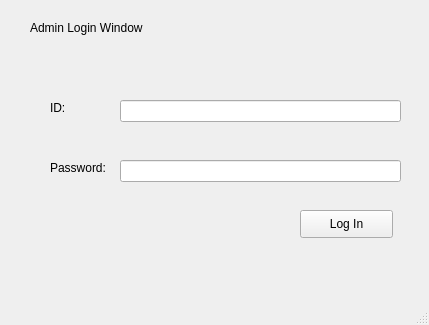
<?xml version="1.0" encoding="UTF-8"?>
<ui version="4.0">
 <class>MainWindow</class>
 <widget class="QMainWindow" name="MainWindow">
  <property name="geometry">
   <rect>
    <x>0</x>
    <y>0</y>
    <width>429</width>
    <height>325</height>
   </rect>
  </property>
  <property name="windowTitle">
   <string>MainWindow</string>
  </property>
  <widget class="QWidget" name="centralwidget">
   <widget class="QLabel" name="label_3">
    <property name="geometry">
     <rect>
      <x>30</x>
      <y>20</y>
      <width>161</width>
      <height>16</height>
     </rect>
    </property>
    <property name="text">
     <string>Admin Login Window</string>
    </property>
   </widget>
   <widget class="QLabel" name="label_2">
    <property name="geometry">
     <rect>
      <x>50</x>
      <y>160</y>
      <width>61</width>
      <height>16</height>
     </rect>
    </property>
    <property name="text">
     <string>Password: </string>
    </property>
   </widget>
   <widget class="QLabel" name="label">
    <property name="geometry">
     <rect>
      <x>50</x>
      <y>100</y>
      <width>55</width>
      <height>16</height>
     </rect>
    </property>
    <property name="text">
     <string>ID: </string>
    </property>
   </widget>
   <widget class="QLineEdit" name="Password">
    <property name="geometry">
     <rect>
      <x>120</x>
      <y>160</y>
      <width>281</width>
      <height>22</height>
     </rect>
    </property>
   </widget>
   <widget class="QLineEdit" name="userID">
    <property name="geometry">
     <rect>
      <x>120</x>
      <y>100</y>
      <width>281</width>
      <height>22</height>
     </rect>
    </property>
   </widget>
   <widget class="QPushButton" name="LoginButton">
    <property name="geometry">
     <rect>
      <x>300</x>
      <y>210</y>
      <width>93</width>
      <height>28</height>
     </rect>
    </property>
    <property name="text">
     <string>Log In</string>
    </property>
   </widget>
  </widget>
  <widget class="QMenuBar" name="menubar">
   <property name="geometry">
    <rect>
     <x>0</x>
     <y>0</y>
     <width>429</width>
     <height>26</height>
    </rect>
   </property>
  </widget>
  <widget class="QStatusBar" name="statusbar"/>
 </widget>
 <resources/>
 <connections/>
</ui>
